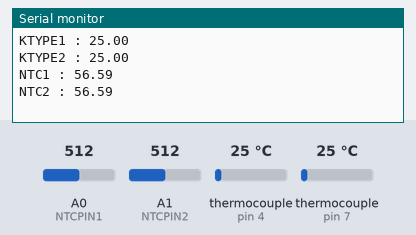
This sketch was run on a simulated Arduino Uno, built with avr-gcc and run on an emulated ATmega328P. Parts: the last lines printed to the serial monitor. The test bench sets the inputs (shaded band); at power-on: thermocouple (sensors on pin 4, pin 7) 25 °C, A0 (NTCPIN1) = 512, A1 (NTCPIN2) = 512.

Above: at 1.7 s.
1.8 s: thermocouple (sensor on pin 4) set to 6 °C
3.3 s: thermocouple (sensor on pin 7) set to 6 °C
4.8 s: A0 (NTCPIN1) set to 716
At 6.1 s:
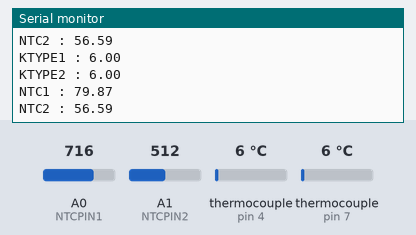
6.3 s: A1 (NTCPIN2) set to 716
7.8 s: thermocouple (sensor on pin 4) set to 75 °C
9.3 s: thermocouple (sensor on pin 7) set to 75 °C
At 11.6 s:
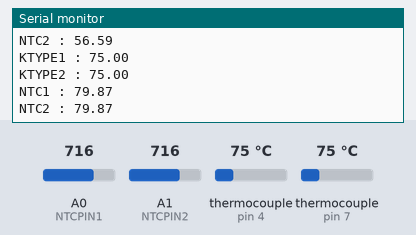
Timing chart, 0 to 11.8 s (numbered marks = the images above; inputs shaded):
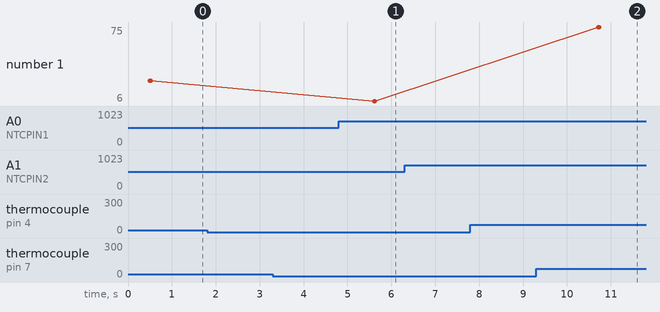

Measured:
- after the input at 4.8 s, the serial monitor: prints a new line after 0.92 s (image 1)
- after the input at 9.3 s, the serial monitor: prints a new line after 1.4 s (image 2)

The sketch:

ktype_and_ntc_monitoring.ino
```cpp
//#include <DHT_U.h>
//#include <DHT.h>
#include <Adafruit_BusIO_Register.h>
#include <Adafruit_I2CDevice.h>
#include <Adafruit_I2CRegister.h>
#include <Adafruit_SPIDevice.h>
#include <Adafruit_MAX31855.h>
#include <SPI.h>
#include "Adafruit_MAX31855.h"

//NTC Excelistä saadut kertoimet epälineaarista kalibrointia varten
float x6 = -0.1207;
float x5 = 1.8582;
float x4 = -11.392;
float x3 = 36.833;
float x2 = -67.967;
float x1 = 89.915;
float x = -25.917;

//Termoparipinnit
#define MAXDO   3
#define MAXCS   4
#define MAXCLK  5
#define MAXDO2   6
#define MAXCS2   7
#define MAXCLK2  8

//termoparien alustus parametreinä pinnit
Adafruit_MAX31855 thermocouple(MAXCLK, MAXCS, MAXDO);
Adafruit_MAX31855 thermocouple2(MAXCLK2, MAXCS2, MAXDO2);

//DHT PINNI jne, tämä vain testausta varten
//#define DHT_PIN 9
//#define DHTTYPE DHT11
//DHT dht(DHT_PIN, DHTTYPE);

//Määritellään ntc-arvoja
float thermNominal = 100000; //ntc nominal resistance
float tempNominal = 25;      //nominal temperature *C
#define BUFFERSIZE 10

//ntc1
float ntc1BCoeff = 4092; //bcoefficent ntc1
float ntc1SR = 26700; //seriesresistor ntc1

//ntc2
float ntc2BCoeff = 4092; //bcoefficent ntc2
float ntc2SR = 26700; //seriesresistor ntc2

//pinnejä
#define NTCPIN1 A0
#define NTCPIN2 A1

//jotain muuta
int ntc1Buffer[BUFFERSIZE];
int ntc2Buffer[BUFFERSIZE];

//aikamuuttuja loggausta varten
//int aika = 0;

void setup() {
  Serial.begin(9600);
  //dht.begin();

  /* termopareja varten odotellaan */
  while (!Serial) delay(1);
  delay(500);
  if (!thermocouple.begin() && !thermocouple2.begin()) {
    //Serial.println("ERROR.");
    while (1) delay(10);
  }
}

void loop() {
  /* NTC TERMISTOREIDEN MUUTTUJIA */
  float ntc1Avg = 0;
  float ntc2Avg = 0;
  float ntc1Res = 0;
  float ntc2Res = 0;
  float ntc1Temp = 0;
  float ntc2Temp = 0;

  //aikamuuttujan kasvatus ja tulostus loggausta varten
  //Serial.print("Aika: ");
  //Serial.print(aika);
  //aika += 5;

  //DHT LÄMPÖTILAA, vain testausta varten
  //float t = dht.readTemperature();
  //Serial.print(" DHTTEMP: ");
  //Serial.print(t);

    //MAX31855 sisäiset lämpötilat
   //Serial.print("KTYPEIN1 : ");
   //Serial.println(thermocouple.readInternal());
   //Serial.print("KTYPEIN2 : ");
   //Serial.println(thermocouple2.readInternal());

  /* Termoparien lämpötilojen luku Adafruitin kirjaston avulla + arvojen kirjoittaminen sarjaportille */
   double c = thermocouple.readCelsius();
   if (isnan(c)) {
     //Serial.println("Something wrong with thermocouple!");
   } else {
     Serial.print("KTYPE1 : ");
     Serial.println(c);
   }
   double c2 = thermocouple2.readCelsius();
   if (isnan(c)) {
     //Serial.println("Something wrong with thermocouple!");
   } else {
     Serial.print("KTYPE2 : ");
     Serial.println(c2);
   }


  for(int i = 0; i < BUFFERSIZE; i++){      //analogRead arvot luetaan bufferitaulukoihin ja lasketaan yhteen muuttujaan
    ntc1Buffer[i] = analogRead(NTCPIN1);
    ntc2Buffer[i] = analogRead(NTCPIN2);
    ntc1Avg += ntc1Buffer[i];
    ntc2Avg += ntc2Buffer[i];
    delay(10);
  }

  ntc1Avg = countAverage(ntc1Avg);          //lasketaan keskiarvot NTC termistoreiden sensoriarvoista
  ntc2Avg = countAverage(ntc2Avg);

  /*
  Serial.print("NTC1 AVERAGE: "); //debuggausta varten tulostuksia
  Serial.println(ntc1Avg);
  Serial.print("NTC22 AVERAGE: ");
  Serial.println(ntc2Avg);
  Serial.print("NTC11 EI AVERAGE: ");
  Serial.println(analogRead(NTCPIN1));
*/
  float uOut1 = ntc1Avg * (5 / 1024.0);
  float uOut2 = ntc2Avg * (5 / 1024.0);
/* Arvojen tulostuksia testausta ja kalibrointia varten */
/*
  Serial.print(" NTC1Sensori: ");
  Serial.print(ntc1Avg);
  Serial.print(" NTC2Sensori: ");
  Serial.print(ntc2Avg);
  Serial.print(" NTC1Uout: ");

  Serial.print(uOut1);
  Serial.print(" NTC2Uout: ");
  Serial.print(uOut2);
*/
  ntc1Res = countResistance(ntc1Avg, ntc1SR); //lasketaan resistanssit thermistoreille
  ntc2Res = countResistance(ntc2Avg, ntc2SR);

  /*
  Serial.print(" NTC1RESISTANCE: ");
  Serial.print(ntc1Res);
  Serial.print(" NTC2RESISTANCE: ");
  Serial.print(ntc2Res);
  */

  ntc1Temp = steinhartB(ntc1Res, thermNominal, ntc1BCoeff, tempNominal);    //tehdään steinhartin kaavan mukaiset muutokset resistanssista lämpötilaksi
  ntc2Temp = steinhartB(ntc2Res, thermNominal, ntc2BCoeff, tempNominal);

  /* Sarjaportille NTC termistoreiden lämpötila-arvot, tällä hetkellä Steinhartin kaavalla lasketut */
  //Serial.print("NTC2 : ");
  //Serial.println(ntc2Temp);
  //Serial.print("NTC1 : ");
  //Serial.println(ntc1Temp);

/* Excelin avulla tehty epälineaarinen kalibrointi, alla niiden avulla saadut arvot */

  float ntc1ExcelTemp = excelNtc(uOut1);
  float ntc2ExcelTemp = excelNtc(uOut2);

  Serial.print("NTC1 : ");
  Serial.println(ntc1ExcelTemp);
  Serial.print("NTC2 : ");
  Serial.println(ntc2ExcelTemp);


  delay(5000);
}


//keskiarvolaskuri
float countAverage(float average){
  float realAvg = average / BUFFERSIZE;
  return realAvg;
}

//resistanssilaskuri
float countResistance(float analog, float resistor){
  float resistance = 1024 / 5;
  resistance = analog / resistance;
  resistance = (5 * resistor) / resistance - resistor;

  return resistance;
}

//steinhart
float steinhartB(float resistance, float thermnominal, float bcoeff, float tempnom){
  float steinhart;
  steinhart = resistance / thermnominal;       // (R/Ro)
  steinhart = log(steinhart);                  // ln(R/Ro)
  steinhart /= bcoeff;                         // 1/B * ln(R/Ro)
  steinhart += 1.0 / (tempnom + 273.15);       // + (1/To)
  steinhart = 1.0 / steinhart;                 // Invert
  steinhart -= 273.15;                         // convert absolute temp to C
  return steinhart;
}

//Excel kertoimilla ntc lämpötilalaskurifunktio
float excelNtc(float uOut){
  //y = -0,1207x6 + 1,8582x5 - 11,392x4 + 36,833x3 - 67,967x2 + 89,915x - 25,917
  double u6 = pow(uOut, 6);
  double u5 = pow(uOut, 5);
  double u4 = pow(uOut, 4);
  double u3 = pow(uOut, 3);
  double u2 = pow(uOut, 2);

  float ntcTempExcel = x6 * u6 + x5 * u5 + x4 * u4 + x3 * u3 + x2 * u2 + x1 * uOut + x;

  return ntcTempExcel;

}
```
